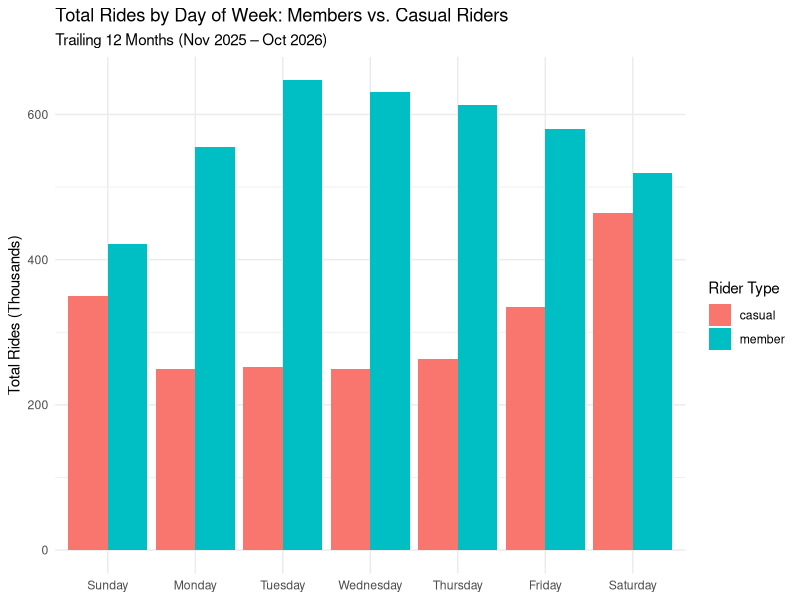
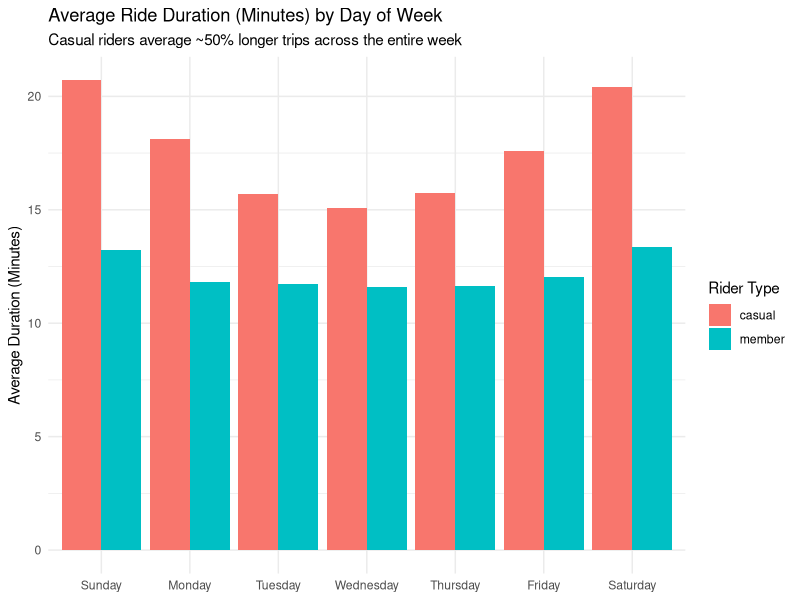
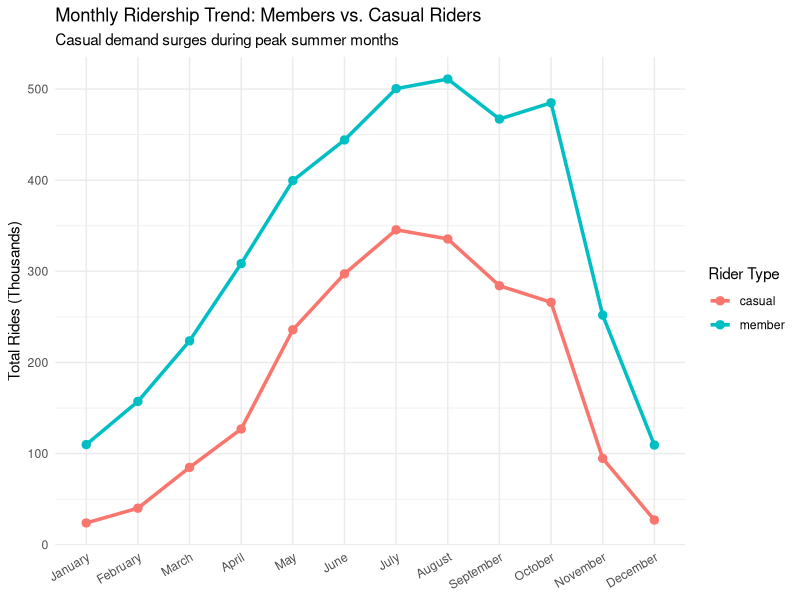

Write R code to recreate these figures, in order.
## ---- chunk 1
knitr::opts_chunk$set(echo = FALSE, warning = FALSE, message = FALSE)
library(tidyverse)

# Load the pre-aggregated trailing 12-month summary tables (Nov 2025 – Oct 2026)
summary_by_user <- read_csv("summary_by_user.csv")
summary_by_day <- read_csv("summary_by_day.csv") %>%
  mutate(day_of_week = factor(day_of_week, levels = c(
    "Sunday", "Monday", "Tuesday", "Wednesday", "Thursday", "Friday", "Saturday"
  )))
summary_by_month <- read_csv("summary_by_month.csv") %>%
  mutate(month = factor(month, levels = month.name))
## ---- chunk 2
summary_by_user %>%
  mutate(
    share_pct = round(total_rides / sum(total_rides) * 100, 1),
    total_rides = scales::comma(total_rides),
    avg_duration = round(avg_duration, 1)
  ) %>%
  select(
    `Rider Type` = member_casual,
    `Total Rides` = total_rides,
    `Share (%)` = share_pct,
    `Avg Duration (Mins)` = avg_duration
  ) %>%
  knitr::kable()
## ---- chunk 3
ggplot(summary_by_day, aes(x = day_of_week, y = total_rides / 1000, fill = member_casual)) +
  geom_col(position = "dodge") +
  labs(
    title = "Total Rides by Day of Week: Members vs. Casual Riders",
    subtitle = "Trailing 12 Months (Nov 2025 – Oct 2026)",
    x = NULL,
    y = "Total Rides (Thousands)",
    fill = "Rider Type"
  ) +
  theme_minimal()
## ---- chunk 4
ggplot(summary_by_day, aes(x = day_of_week, y = avg_duration, fill = member_casual)) +
  geom_col(position = "dodge") +
  labs(
    title = "Average Ride Duration (Minutes) by Day of Week",
    subtitle = "Casual riders average ~50% longer trips across the entire week",
    x = NULL,
    y = "Average Duration (Minutes)",
    fill = "Rider Type"
  ) +
  theme_minimal()
## ---- chunk 5
ggplot(summary_by_month, aes(x = month, y = total_rides / 1000, group = member_casual, color = member_casual)) +
  geom_line(linewidth = 1.2) +
  geom_point(size = 2.5) +
  labs(
    title = "Monthly Ridership Trend: Members vs. Casual Riders",
    subtitle = "Casual demand surges during peak summer months",
    x = NULL,
    y = "Total Rides (Thousands)",
    color = "Rider Type"
  ) +
  theme_minimal() +
  theme(axis.text.x = element_text(angle = 30, hjust = 1))
